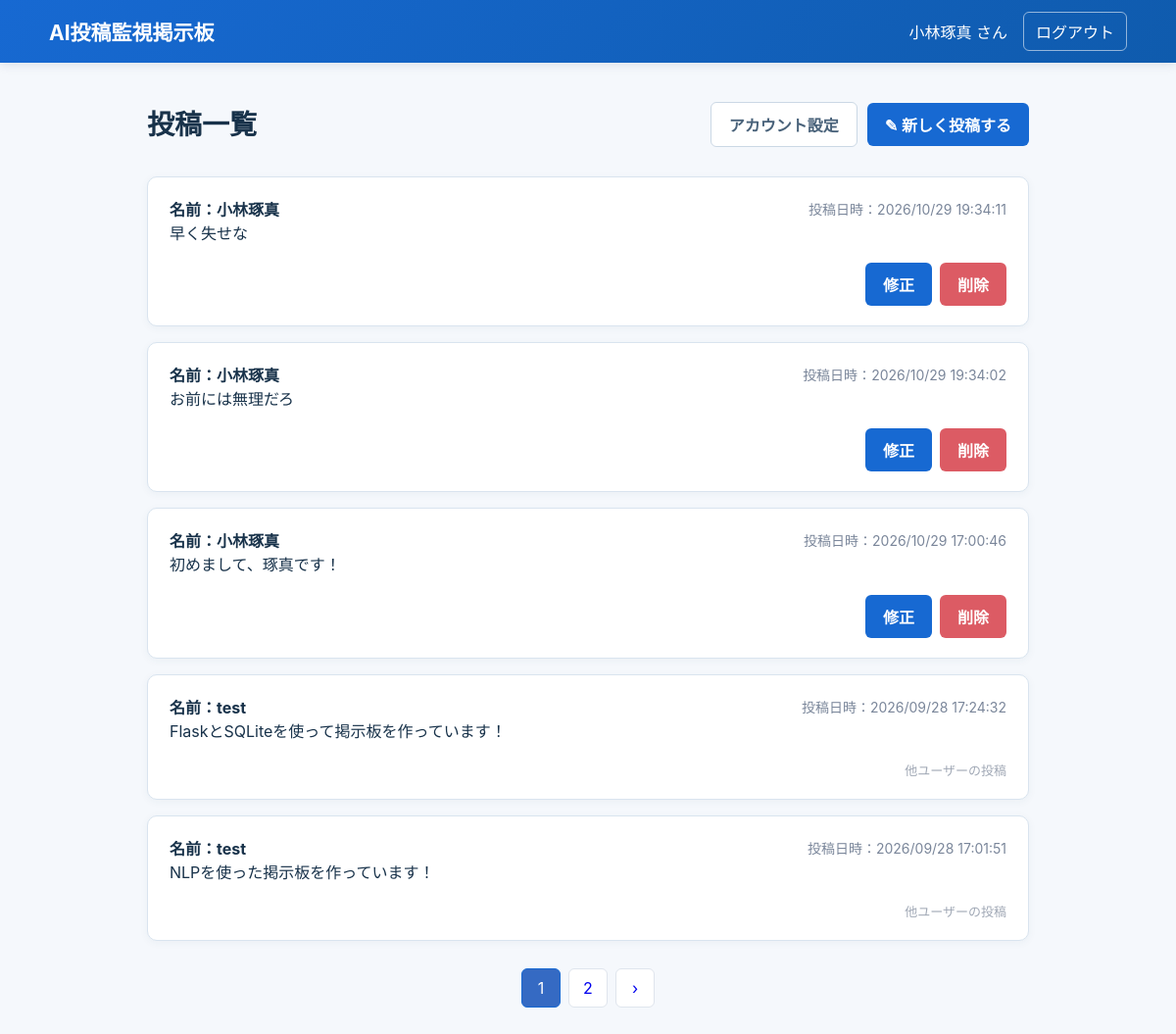
The page /posts (signed in) on the database its author committed.
### tables this page shows
CREATE TABLE users (
            id INTEGER PRIMARY KEY AUTOINCREMENT,
            username TEXT NOT NULL UNIQUE,
            password_hash TEXT NOT NULL
        );

CREATE TABLE posts (
            id INTEGER PRIMARY KEY AUTOINCREMENT,
            user_id INTEGER NOT NULL,
            content TEXT NOT NULL,
            created_at TEXT NOT NULL,
            updated_at TEXT NOT NULL,
            FOREIGN KEY (user_id) REFERENCES users(id)
        );

### app.py (the view)
@app.route("/posts")
def posts():
    if "user_id" not in session:
        return redirect(url_for("login"))
    per_page = 5
    page = request.args.get("page", 1, type=int)
    if page < 1:
        page = 1
    offset = (page - 1) * per_page
    connection = get_db_connection()
    total_count = connection.execute(
        """
        SELECT COUNT(*)
        FROM posts
        """
    ).fetchone()[0]
    posts = connection.execute(
        """
        SELECT
            posts.id,
            posts.user_id,
            posts.content,
            posts.created_at,
            posts.updated_at,
            users.username
        FROM posts
        INNER JOIN users
            ON posts.user_id = users.id
        ORDER BY posts.created_at DESC
        LIMIT ?
        OFFSET ?
        """,
        (per_page, offset)
    ).fetchall()
    connection.close()
    print("投稿データを取得しました。")
    total_pages = (total_count + per_page - 1) // per_page
    return render_template(
        "posts.html",
        posts=posts,
        page=page,
        total_pages=total_pages
    )

### app.py (called while the page is built)
def get_db_connection():
    connection = sqlite3.connect(DATABASE)
    connection.row_factory = sqlite3.Row
    return connection

### templates/posts.html (shortened to what this page needs)
{% extends "base.html" %}
{% block header %}
<div class="header-right">
    {{ session["username"] }} さん
    <a href="{{ url_for('logout') }}" id="logout-btn" class="logout-btn">ログアウト</a>
</div>
{% endblock %}
{% block content %}
<div class="page-header">
    <div>
        <h1>投稿一覧</h1>
    </div>
    <div class="header-actions">
        <a href="{{ url_for('edit_account') }}" class="btn secondary">アカウント設定</a>
        <a href="{{ url_for('create_post') }}" class="btn primary">
            ✎ 新しく投稿する
        </a>
    </div>
</div>
<div class="post-list">
    {% for post in posts %}
        <div class="post-card">
            <div class="post-header">
                <div>
                    <strong>
                        名前：{{ post["username"] }}
                    </strong>
                </div>
                <span class="post-date">
                    投稿日時：{{ post["created_at"] }}
                </span>
            </div>
            <p class="post-content">{{ post["content"] }}</p>
            {% if post["user_id"] == session["user_id"] %}
                <div class="post-actions">
                    <a href="{{ url_for('edit_post', post_id=post['id']) }}" class="btn primary">
                        修正
                    </a>
                    <a href="{{ url_for('delete_post', post_id=post['id']) }}" class="btn danger">
                        削除
                    </a>
                </div>
            {% else %}
                <div class="other-user-post">
                    他ユーザーの投稿
                </div>
            {% endif %}
        </div>
    {% endfor %}
</div>
{% if total_pages > 1 %}
    <div class="pagination">
        {% for page_number in range(1, total_pages + 1) %}
            <a
                href="{{ url_for('posts', page=page_number) }}"
                class="page-button {% if page_number == page %}active{% endif %}"
            >
                {{ page_number }}
            </a>
        {% endfor %}
        {% if page < total_pages %}
            <a
                href="{{ url_for('posts', page=page + 1) }}"
                class="page-button"
            >
                ›
            </a>
        {% endif %}
    </div>
{% endif %}
{% endblock %}

### static/css/style.css (style rules this page uses)
* { box-sizing:border-box }
:root { --p:#1769d2;--text:#18324a;--muted:#70839a;--border:#d9e4ef;--bg:#f5f8fc;--danger:#ef4761;--success:#43b97a }
body { margin:0;background:var(--bg);color:var(--text);font-family:-apple-system,BlinkMacSystemFont,"Segoe UI","Noto Sans JP",Meiryo,sans-serif }
.header-right { display:flex;align-items:center;gap:16px }
.logout-btn { border:1px solid #ffffff8c;background:transparent;color:#fff;border-radius:6px;padding:7px 12px;cursor:pointer; text-decoration: none; }
h1 { margin:0 0 26px;font-size:28px }
.btn { border:0;border-radius:6px;padding:10px 18px;font:inherit;font-weight:700;cursor:pointer;text-decoration: none; }
.primary { background:var(--p);color:#fff }
.secondary { background:#fff;color:#49627a;border:1px solid #cbd8e5 }
.danger { background:var(--danger);color:#fff }
.post-list { display:grid;gap:16px }
.post-card { background:#fff;border:1px solid var(--border);border-radius:10px;padding:20px 22px;box-shadow:0 2px 8px #2346640d }
.post-date { color:var(--muted);font-size:13px }
.post-content { margin:0 0 16px;white-space:pre-wrap;overflow-wrap:anywhere;line-height:1.7 }
.post-actions { display:flex;justify-content:flex-end;gap:8px }
.pagination { display:flex;justify-content:center;gap:7px;margin-top:26px }
.pagination .active { background:var(--p);color:#fff;border-color:var(--p) }
.header-actions { display: flex; gap: 10px; align-items: center; }
.page-header { display: flex; justify-content: space-between; align-items: center; margin-bottom: 30px; }
.page-header h1 { margin-bottom: 5px; }
.post-list { display: flex; flex-direction: column; gap: 16px; }
.post-header { display: flex; justify-content: space-between; align-items: center; }
.post-date { color: #7a869a; font-size: 14px; }
.post-actions { display: flex; justify-content: flex-end; gap: 8px; }
.other-user-post { text-align: right; color: #a0a8b5; font-size: 13px; }
.btn.danger { background-color: #dc5b64; color: white; }
.pagination { display: flex; justify-content: center; gap: 8px; margin-top: 28px; }
.page-button { display: flex; align-items: center; justify-content: center; width: 40px; height: 40px; border: 1px solid #dfe5ed; border-radius: 6px; background: white; text-decoration: none; }
.page-button.active { background-color: #356ac3; color: white; }

### rows shown on the page
users: username "小林琢真"
posts: username "小林琢真", created_at "2026/10/29 19:34:11", content "早く失せな"
posts: username "小林琢真", created_at "2026/10/29 19:34:02", content "お前には無理だろ"
posts: username "小林琢真", created_at "2026/10/29 17:00:46", content "初めまして、琢真です！"
posts: username "test", created_at "2026/09/28 17:24:32", content "FlaskとSQLiteを使って掲示板を作っています！", shows "他ユーザーの投稿"
posts: username "test", created_at "2026/09/28 17:01:51", content "NLPを使った掲示板を作っています！", shows "他ユーザーの投稿"

### other values the page prints
{{ page_number }} "1" "2"
